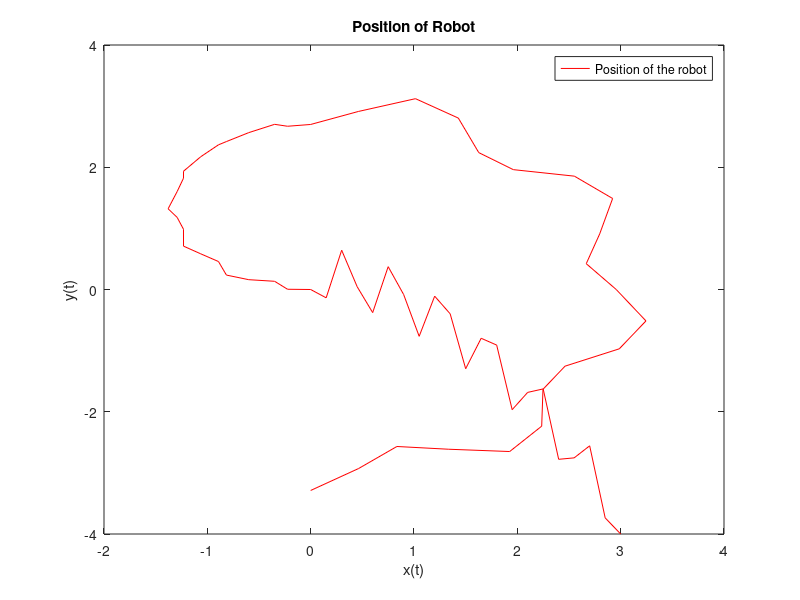
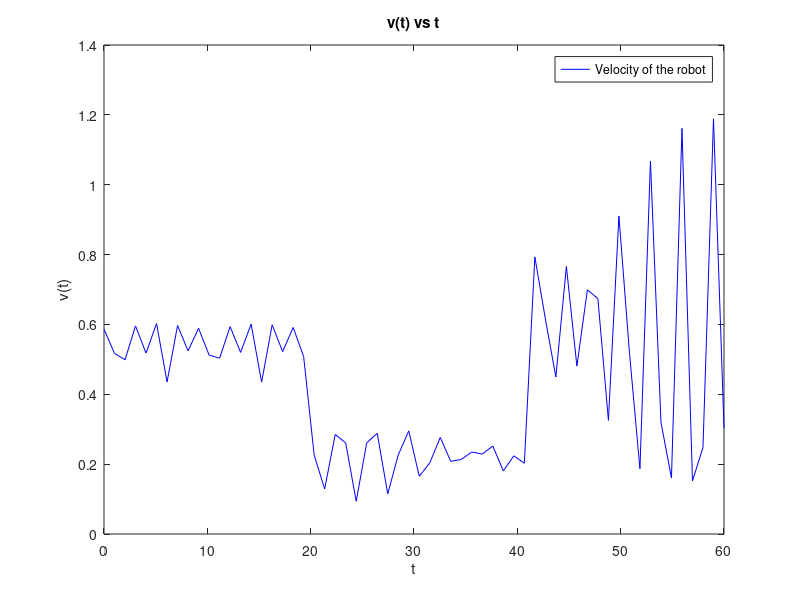
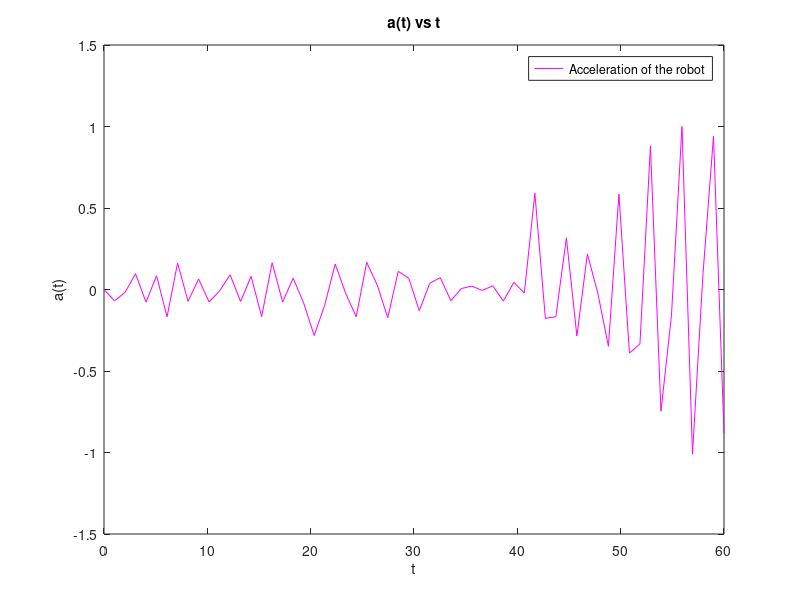
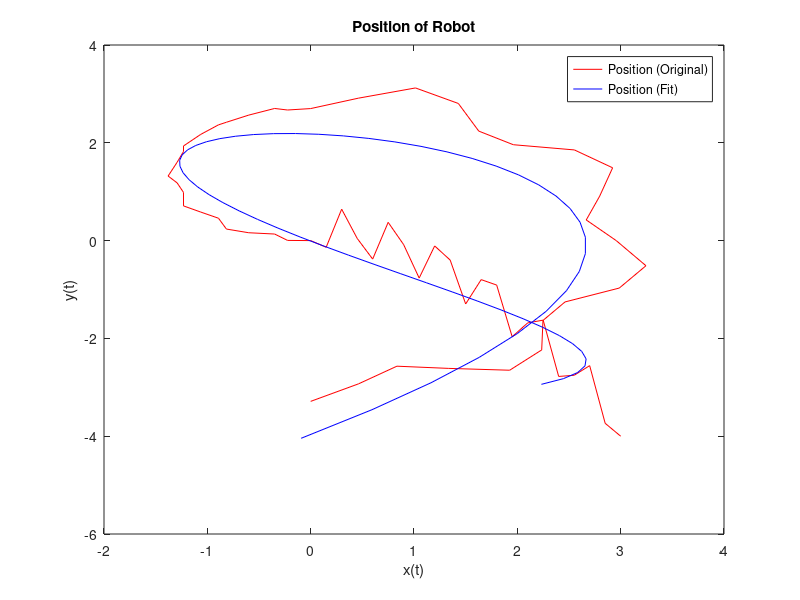

The MATLAB script that drew these images, in order:
load('robpos.mat');
close all;
%Part a) position, velocity and acceleration graphs
plot (robpos(:,2),robpos(:,end), 'r-');
xlabel ('x(t)');
ylabel ('y(t)');
title ('Position of Robot');
legend ('Position of the robot');
hold on;
figure;
v=[];
a=[];
for t=1:60
    v(t)=sqrt((robpos(t+1,2)-robpos(t,2)).^2+(robpos(t+1,end)-robpos(t,end)).^2);
    if t>1
        a(t)=v(t)-v(t-1);
    end
end
t=linspace (0,60,60);
plot (t,v,'b-');
xlabel ('t');
ylabel ('v(t)');
title ('v(t) vs t');
legend ('Velocity of the robot');
hold on;
figure;
plot (t,a, 'm-');
xlabel ('t');
ylabel ('a(t)');
title ('a(t) vs t');
legend ('Acceleration of the robot');
hold on;

%Part b) polynomial curve fitting
t=linspace (0,60,61);
xfit=[];
yfit=[];
xxfit=polyfit (t,robpos(:,2)', 4);
xyfit=polyfit (t,robpos(:,end)', 3);
yfit=xyfit(1).*t.^3+xyfit(2).*t.^2+xyfit(3).*t+xyfit(4);
xfit=xxfit(1).*t.^4+xxfit(2).*t.^3+xxfit(3).*t.^2+xxfit(4).*t+xxfit(5);
figure;
plot (robpos(:,2),robpos(:,end), 'r-');
hold on;
plot (xfit, yfit, 'b-');
xlabel ('x(t)');
ylabel ('y(t)');
title ('Position of Robot');
legend ('Position (Original)','Position (Fit)');

vs=[];
as=[];
for t=1:60
    vsx(t)=xfit(t+1)-xfit(t);
    vsy(t)=yfit(t+1)-yfit(t);
    vs(t)=sqrt((vsx(t)).^2+vsy(t).^2);
    if t>1
        as(t)=vs(t)-vs(t-1);
    end
end
figure;
t=linspace (0,60,60);
plot (t,v,'b-');
hold on;
plot (t,vs,'m.');
xlabel ('t');
ylabel ('v(t)');
title ('v(t) vs t');
legend ('Velocity (Original)','Velocity (Fit)');
figure;
plot (t,a,'m-');
hold on;
plot (t,as, 'b.');
xlabel ('t');
ylabel ('a(t)');
title ('a(t) vs t');
legend ('Acceleration (Original)','Acceleration (Fit)');

%Part c) Path control
figure;
t=linspace (0,60,61);
xc = 1.2.*sin((2.*pi)/60.*(t-15))+1.2;
yc = 1.2.*sin((2.*pi)/60.*t);
plot (xc,yc,'k-');
xlabel ('x(t)');
ylabel ('y(t)');
title ('Position of Robot in Circular Path');
legend ('Position of the robot');
hold on;
vc=[];
ac=[];
axis([0,2.4,-1.2,1.2]);
for t=1:60
    vxc(t) = xc(t+1)-xc(t);
    vyc(t) = yc(t+1)-yc(t);
    vc(t) = sqrt(vxc(t)^2+vyc(t)^2);
    if t>1
        ac(t)=vc(t)-vc(t-1);
    end
end
figure;
t=linspace (0,60,60);
plot (t,vc,'b--');
xlabel ('t');
ylabel ('v(t)');
title ('v(t) vs t');
legend ('Velocity of the robot in circular path');
hold on;
figure;
plot (t,ac, 'm--');
xlabel ('t');
ylabel ('a(t)');
title ('a(t) vs t');
legend ('Acceleration of the robot in circular path');